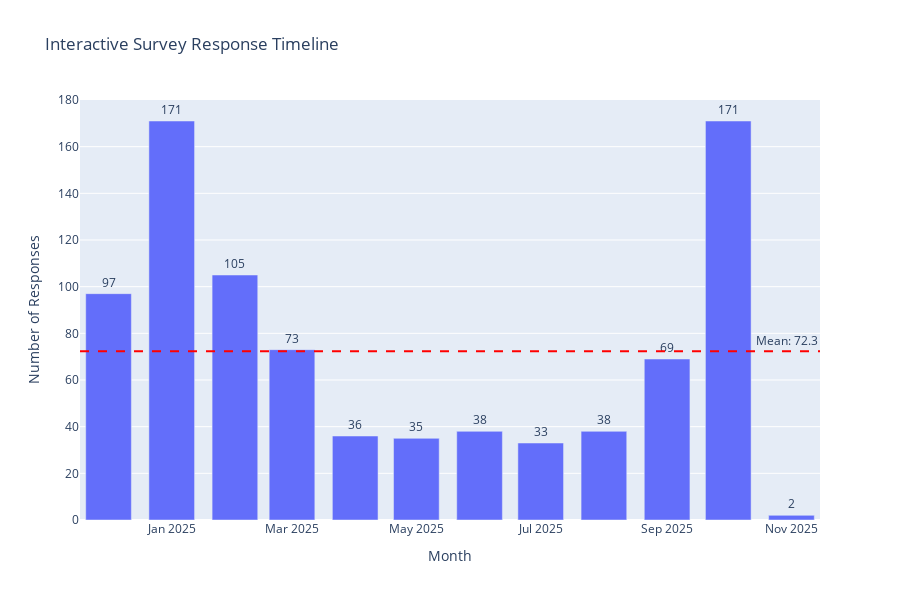

The cell this chart's notebook holds for it:
### Code cell
# Create interactive visualization with plotly
import plotly.express as px
import plotly.graph_objects as go

# Basic interactive bar chart
fig = px.bar(df, 
             x='date', 
             y='responses',
             title='Interactive Survey Response Timeline',
             labels={'date': 'Month', 'responses': 'Number of Responses'},
             hover_data={'year': True, 'month': True})

# Add mean line
fig.add_hline(y=df['responses'].mean(), 
              line_dash="dash", 
              line_color="red",
              annotation_text=f"Mean: {df['responses'].mean():.1f}")

# Customize layout
fig.update_layout(
    xaxis_title='Month',
    yaxis_title='Number of Responses',
    hovermode='x unified',
    height=600,
    showlegend=True
)

# Add text on bars
fig.update_traces(texttemplate='%{y}', textposition='outside')

fig.show()

### Figure 1 — Plotly figure (JSON) as saved in the notebook; plotly's stock layout.template omitted (floating-point values rounded to 4 significant figures)
{"data": [{"customdata": [[2024, 12], [2025, 1], [2025, 2], [2025, 3], [2025, 4], [2025, 5], [2025, 6], [2025, 7], [2025, 8], [2025, 9], [2025, 10], [2025, 11]], "hovertemplate": "Month=%{x}<br>Number of Responses=%{y}<br>year=%{customdata[0]}<br>month=%{customdata[1]}<extra></extra>", "legendgroup": "", "marker": {"color": "#636efa", "pattern": {"shape": ""}}, "name": "", "orientation": "v", "showlegend": false, "textposition": "outside", "texttemplate": "%{y}", "type": "bar", "x": ["2024-12-01T00:00:00.000000000", "2025-01-01T00:00:00.000000000", "2025-02-01T00:00:00.000000000", "2025-03-01T00:00:00.000000000", "2025-04-01T00:00:00.000000000", "2025-05-01T00:00:00.000000000", "2025-06-01T00:00:00.000000000", "2025-07-01T00:00:00.000000000", "2025-08-01T00:00:00.000000000", "2025-09-01T00:00:00.000000000", "2025-10-01T00:00:00.000000000", "2025-11-01T00:00:00.000000000"], "xaxis": "x", "y": [97, 171, 105, 73, 36, 35, 38, 33, 38, 69, 171, 2], "yaxis": "y"}], "layout": {"annotations": [{"showarrow": false, "text": "Mean: 72.3", "x": 1, "xanchor": "right", "xref": "x domain", "y": 72.33, "yanchor": "bottom", "yref": "y"}], "barmode": "relative", "height": 600, "hovermode": "x unified", "legend": {"tracegroupgap": 0}, "shapes": [{"line": {"color": "red", "dash": "dash"}, "type": "line", "x0": 0, "x1": 1, "xref": "x domain", "y0": 72.33, "y1": 72.33, "yref": "y"}], "showlegend": true, "title": {"text": "Interactive Survey Response Timeline"}, "xaxis": {"anchor": "y", "domain": [0, 1], "title": {"text": "Month"}}, "yaxis": {"anchor": "x", "domain": [0, 1], "title": {"text": "Number of Responses"}}}}
